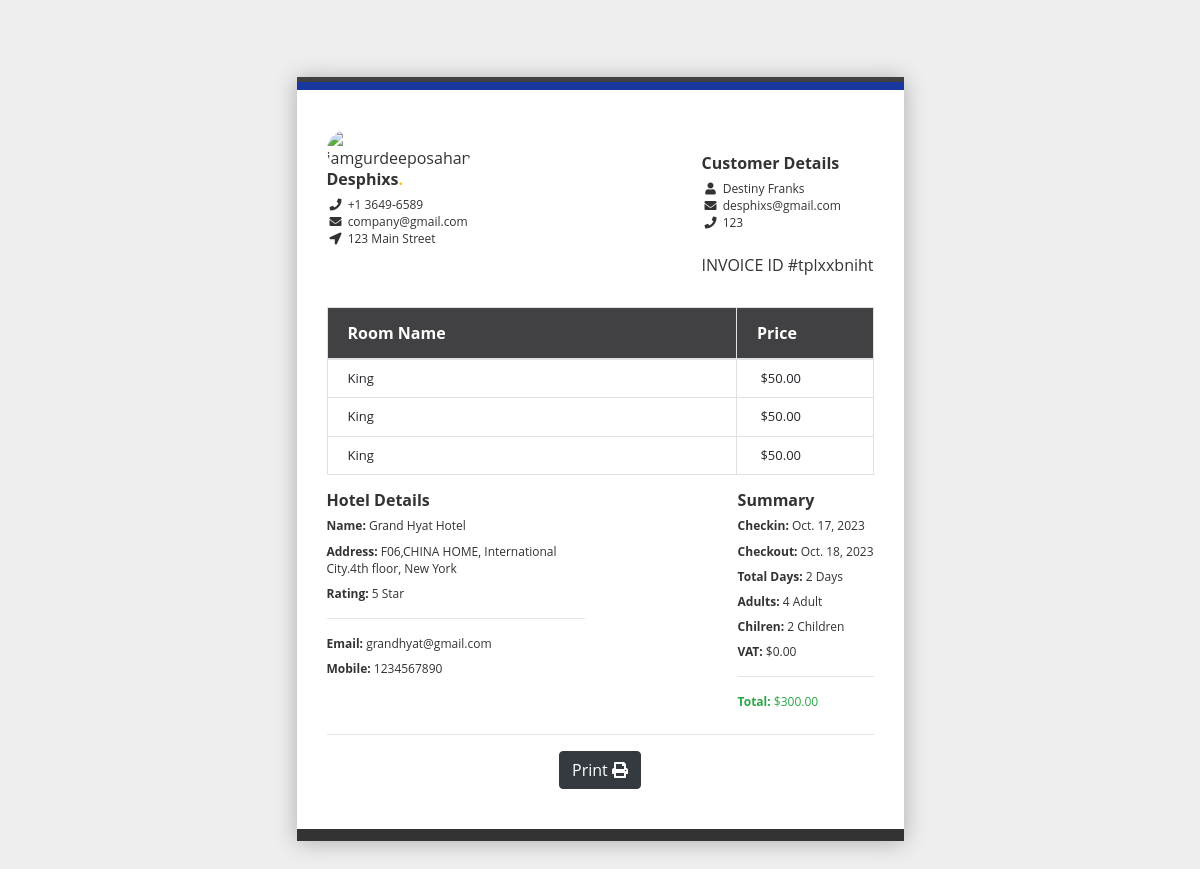
The app's page /hotel/invoice/tplxxbniht/ with its own data.
### hotel/models.py (models this page shows, shortened)
class Booking(models.Model):
    user = models.ForeignKey(User, on_delete=models.SET_NULL, null=True, blank=True)
    payment_status = models.CharField(max_length=100, choices=PAYMENT_STATUS, default="initiated")
    full_name = models.CharField(max_length=1000, null=True, blank=True)
    email = models.EmailField(null=True, blank=True)
    phone = models.CharField(max_length=1000, null=True, blank=True)
    hotel = models.ForeignKey(Hotel, on_delete=models.SET_NULL, null=True)
    room_type = models.ForeignKey(RoomType, on_delete=models.SET_NULL, null=True)
    room = models.ManyToManyField(Room)
    before_discount = models.DecimalField(max_digits=12, decimal_places=2, default=0.00)
    total = models.DecimalField(max_digits=12, decimal_places=2, default=0.00)
    saved = models.DecimalField(max_digits=12, decimal_places=2, default=0.00)
    check_in_date = models.DateField()
    check_out_date = models.DateField()
    total_days = models.PositiveIntegerField(default=0)
    num_adults = models.PositiveIntegerField(default=1)
    num_children = models.PositiveIntegerField(default=0)
    checked_in = models.BooleanField(default=False)
    checked_out = models.BooleanField(default=False)
    is_active = models.BooleanField(default=True)
    checked_in_tracker = models.BooleanField(default=False, help_text="DO NOT CHECK THIS BOX")
    checked_out_tracker = models.BooleanField(default=False, help_text="DO NOT CHECK THIS BOX")
    date = models.DateTimeField(auto_now_add=True, null=True, blank=True)
    coupons = models.ManyToManyField("hotel.Coupon", blank=True)
    stripe_payment_intent = models.CharField(max_length=200,null=True, blank=True)
    success_id = ShortUUIDField(length=300, max_length=505, alphabet="abcdefghijklmnopqrstuvxyz1234567890")
    booking_id = ShortUUIDField(unique=True, length=10, max_length=20, alphabet="abcdefghijklmnopqrstuvxyz")

class Room(models.Model):
    hotel = models.ForeignKey(Hotel, on_delete=models.CASCADE)
    room_type = models.ForeignKey(RoomType, on_delete=models.CASCADE)
    room_number = models.CharField(max_length=10)
    is_available = models.BooleanField(default=True)
    rid = ShortUUIDField(unique=True, length=10, max_length=20, alphabet="abcdefghijklmnopqrstuvxyz")
    date = models.DateTimeField(auto_now_add=True)

class RoomType(models.Model):
    hotel = models.ForeignKey(Hotel, on_delete=models.CASCADE)
    type = models.CharField(max_length=10)
    price = models.DecimalField(max_digits=12, decimal_places=2, default=0.00)
    number_of_beds = models.PositiveIntegerField(default=0)
    room_capacity = models.PositiveIntegerField(default=0)
    rtid = ShortUUIDField(unique=True, length=10, max_length=20, alphabet="abcdefghijklmnopqrstuvxyz")
    slug = models.SlugField(null=True, blank=True)
    date = models.DateTimeField(auto_now_add=True)

class Hotel(models.Model):
    user = models.ForeignKey(User, on_delete=models.CASCADE)
    name = models.CharField(max_length=100)
    description = CKEditor5Field(config_name='extends', null=True, blank=True)
    image = models.FileField(upload_to="hotel_gallery")
    address = models.CharField(max_length=200)
    mobile = models.CharField(max_length=20)
    email = models.CharField(max_length=20)
    status = models.CharField(choices=HOTEL_STATUS, max_length=10, default="published", null=True, blank=True)
    country = models.CharField(max_length=50, null=True, blank=True)
    tags = TaggableManager(blank=True)
    views = models.PositiveIntegerField(default=0)
    featured = models.BooleanField(default=False)
    hid = ShortUUIDField(unique=True, length=10, max_length=20, alphabet="abcdefghijklmnopqrstuvxyz")
    slug = models.SlugField(null=True, blank=True)
    date = models.DateTimeField(auto_now_add=True)
    def hotel_gallery(self):
        return HotelGallery.objects.filter(hotel=self)

### hotel/views.py (the view)
# urls.py: path("invoice/<booking_id>/", views.invoice, name="invoice"),
def invoice(request, booking_id):
    booking = Booking.objects.get(booking_id=booking_id)
    context = {
        "booking":booking,
        "room":booking.room.all(),
    }
    return render(request, "hotel/invoice.html", context)

### hotel/context_processor.py (called while the page is built)
def default(request):
    if 'selection_data_obj' in request.session:
        total_selected_items = len(request.session['selection_data_obj'])
    else:
        total_selected_items = 0
    try:
        noti = Notification.objects.filter(user=request.user, seen=False)
    except:
        noti = None
    return {
        "total_selected_items": total_selected_items,
        "noti": noti,
    }

### templates/hotel/invoice.html (shortened to what this page needs)
{% load static %}
<!DOCTYPE html>
<html lang="en">
    <head>
        <link rel="stylesheet" href="https://cdn.jsdelivr.net/npm/bootstrap@4.6.2/dist/css/bootstrap.min.css" />
        <link href="https://cdnjs.cloudflare.com/ajax/libs/font-awesome/5.13.0/css/all.min.css" rel="stylesheet" />
    </head>
    <body>
        <div class="row d-flex justify-content-center p-2">
            <div class="receipt-main col-xs-10 col-sm-10 col-md-6 col-xs-offset-1 col-sm-offset-1 col-md-offset-3">
                <div class="d-flex justify-content-between">
                    <div class="row">
                        <div class="receipt-header">
                            <div class="col-xs-6 col-sm-6 col-md-6">
                                <div class="receipt-left">
                                    <img class="img-responsive" alt="iamgurdeeposahan" src="https://img.freepik.com/free-vector/bird-colorful-logo-gradient-vector_343694-1365.jpg" style="width: 71px; border-radius: 43px;" />
                                </div>
                            </div>
                            <div class="col-xs-12 col-sm-12 col-md-12 text-left">
                                <div class="receipt-right">
                                    <h5 class="margin-top-10">Desphixs<span class="text-warning">.</span></h5>
                                    <p><i class="fa fa-phone"></i> +1 3649-6589</p>
                                    <p><i class="fa fa-envelope"></i> company@gmail.com</p>
                                    <p><i class="fa fa-location-arrow"></i> 123 Main Street</p>
                                </div>
                            </div>
                        </div>
                    </div>
                    <div class="row">
                        <div class="receipt-header receipt-header-mid">
                            <div class="col-xs-12 col-sm-12 col-md-12 text-left">
                                <div class="receipt-right">
                                    <h5>Customer Details</h5>
                                    <p>
                                        <b><i class="fa fa-user"></i> </b> {{booking.full_name}}
                                    </p>
                                    <p>
                                        <b><i class="fa fa-envelope"></i> </b> {{booking.email}}
                                    </p>
                                    <p>
                                        <b><i class="fa fa-phone"></i> </b> {{booking.phone}}
                                    </p>
                                </div>
                            </div>
                            <br />
                            <div class="col-xs-12 col-sm-12 col-md-12">
                                <div class="receipt-left">
                                    <h6>INVOICE ID #{{booking.booking_id}}</h6>
                                </div>
                            </div>
                        </div>
                    </div>
                </div>
                <div>
                    <table class="table table-bordered">
                        <thead>
                            <tr>
                                <th>Room Name</th>
                                <th>Price</th>
                            </tr>
                        </thead>
                        <tbody>
                            {% for r in room %}
                                <tr>
                                    <td class="col-md-">{{r.room_type.type}}</td>
                                    <td class="col-md-3"> ${{r.room_type.price}}</td>
                                </tr>
                            {% endfor %}
                        </tbody>
                    </table>
                    <div class="row">
                        <div class="col-xs-6 col-sm-6 col-md-6 col-lg-6 d-flex justify-content-start">
                            <div class="receipt-right">
                                <h5>Hotel Details</h5>
                                <p class="mb-2"><b>Name: </b>{{booking.hotel.name}}</p>
                                <p class="mb-2"><b>Address: </b>{{booking.hotel.address}}</p>
                                <p class="mb-2"><b>Rating: </b> 5 Star</p>
                                <hr />
                                <p class="mb-2"><b>Email: </b> {{booking.hotel.email}}</p>
                                <p class="mb-2"><b>Mobile: </b> {{booking.hotel.mobile}}</p>
                            </div>
                        </div>
                        <div class="col-xs-6 col-sm-6 col-md-6 col-lg-6 d-flex justify-content-end">
                            <div class="receipt-right">
                                <h5>Summary</h5>
                                <p class="mb-2"><b>Checkin: </b>{{booking.check_in_date}}</p>
                                <p class="mb-2"><b>Checkout: </b>{{booking.check_out_date}}</p>
                                <p class="mb-2"><b>Total Days: </b> {{booking.total_days}} Days</p>
                                <p class="mb-2"><b>Adults: </b> {{booking.num_adults}} Adult</p>
                                <p class="mb-2"><b>Chilren: </b> {{booking.num_children}} Children</p>
                                <p class="mb-2"><b>VAT: </b> $0.00</p>
                                <hr />
                                <p class="mb-2 text-success"><b>Total: </b> ${{booking.total|floatformat:2}}</p>
                            </div>
                        </div>
                    </div>
                </div>
                <hr />
                <div class="d-flex justify-content-center align-items-center">
                    <button id="printButton" class="btn btn-dark">Print <i class="fas fa-print"></i></button>
                </div>
            </div>
        </div>
    </body>
</html>

### templates/hotel/invoice.html (style rules this page uses)
body { background: #eee; margin-top: 20px; }
.receipt-main { background: #ffffff none repeat scroll 0 0; border-bottom: 12px solid #333333; border-top: 12px solid #18389f; margin-top: 50px; margin-bottom: 50px; padding: 40px 30px !important; position: relative; box-shadow: 0 1px 21px #acacac; color: #333333; font-family: open sans; }
.receipt-main p { color: #333333; font-family: open sans; line-height: 1.42857; }
.receipt-main::after { background: #414143 none repeat scroll 0 0; content: ""; height: 5px; left: 0; position: absolute; right: 0; top: -13px; }
.receipt-main thead { background: #414143 none repeat scroll 0 0; }
.receipt-main thead th { color: #fff; }
.receipt-right h5 { font-size: 16px; font-weight: bold; margin: 0 0 7px 0; }
.receipt-right p { font-size: 12px; margin: 0px; }
.receipt-right p i { text-align: center; width: 18px; }
.receipt-main td { padding: 9px 20px !important; }
.receipt-main th { padding: 13px 20px !important; }
.receipt-main td { font-size: 13px; font-weight: initial !important; }
.receipt-header-mid { margin: 24px 0; overflow: hidden; }

### records on screen
Booking: full_name "Destiny Franks", email "desphixs@gmail.com", phone "123", booking_id "tplxxbniht", hotel.name "Grand Hyat Hotel", hotel.address "F06,CHINA HOME, International City.4th floor, New York", hotel.email "grandhyat@gmail.com", hotel.mobile "1234567890", check_in_date "Oct. 17, 2023", check_out_date "Oct. 18, 2023", total_days "2", num_adults "4", num_children "2", total "300.00"
Room: room_type.type "King", room_type.price "50.00"
Room: room_type.type "King", room_type.price "50.00"
Room: room_type.type "King", room_type.price "50.00"
